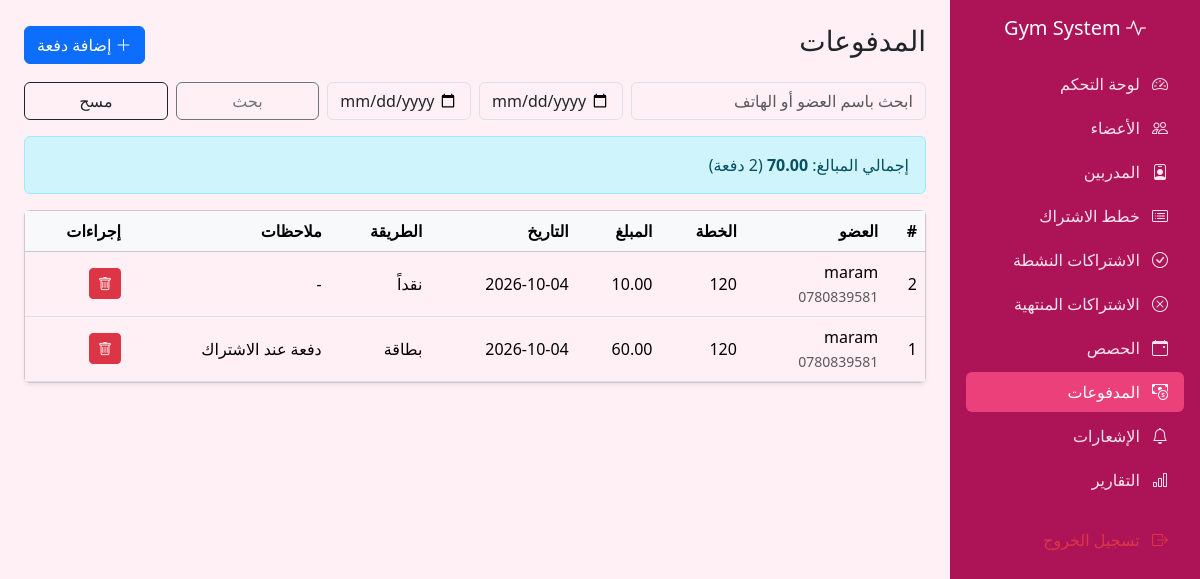
The app's page /payments.php (signed in) with its own data.
### tables this page shows
CREATE TABLE IF NOT EXISTS `payments` (
  `payment_id` int NOT NULL AUTO_INCREMENT,
  `subscription_id` int NOT NULL,
  `amount` decimal(10,2) NOT NULL,
  `payment_date` date NOT NULL,
  `payment_method` enum('cash','card','transfer') NOT NULL DEFAULT 'cash',
  `notes` varchar(255) DEFAULT NULL,
  PRIMARY KEY (`payment_id`),
  KEY `subscription_id` (`subscription_id`)
);

CREATE TABLE IF NOT EXISTS `members` (
  `member_id` int NOT NULL AUTO_INCREMENT,
  `full_name` varchar(100) NOT NULL,
  `phone` varchar(20) NOT NULL,
  `email` varchar(100) DEFAULT NULL,
  `gender` enum('male','female') NOT NULL,
  `birth_date` date DEFAULT NULL,
  `address` varchar(255) DEFAULT NULL,
  `photo` varchar(255) DEFAULT NULL,
  `join_date` date NOT NULL,
  `status` enum('active','inactive') NOT NULL DEFAULT 'active',
  `created_at` timestamp NULL DEFAULT CURRENT_TIMESTAMP,
  PRIMARY KEY (`member_id`)
);

CREATE TABLE IF NOT EXISTS `membership_plans` (
  `plan_id` int NOT NULL AUTO_INCREMENT,
  `plan_name` varchar(100) NOT NULL,
  `duration_days` int NOT NULL,
  `price` decimal(10,2) NOT NULL,
  `description` text,
  PRIMARY KEY (`plan_id`)
);

### includes/functions.php (called while the page is built)
<?php
function e($text) {
    return htmlspecialchars($text ?? '', ENT_QUOTES, 'UTF-8');
}

### payments.php (the view, shortened to what this page needs)
<?php
require_once 'config/db.php';
require_once 'includes/functions.php';
$search = trim($_GET['search'] ?? '');
$from   = trim($_GET['from'] ?? '');
$to     = trim($_GET['to'] ?? '');
$sql = "FROM Payments pay
        JOIN Subscriptions s ON s.subscription_id = pay.subscription_id
        JOIN Members m ON m.member_id = s.member_id
        JOIN Membership_plans p ON p.plan_id = s.plan_id
        WHERE 1=1";
$params = [];
$stmt = $pdo->prepare("SELECT pay.*, m.full_name, m.phone, p.plan_name $sql ORDER BY pay.payment_date DESC, pay.payment_id DESC");
$stmt->execute($params);
$payments = $stmt->fetchAll();
$stmt = $pdo->prepare("SELECT COALESCE(SUM(pay.amount), 0) $sql");
$stmt->execute($params);
$total = $stmt->fetchColumn();
$methods = ['cash' => 'نقداً', 'card' => 'بطاقة', 'transfer' => 'تحويل'];
include 'includes/header.php';
include 'includes/sidebar.php';
?>
<div class="d-flex justify-content-between align-items-center mb-3">
    <h3>المدفوعات</h3>
    <a href="Addpayments.php" class="btn btn-primary">
        <i class="bi bi-plus-lg"></i> إضافة دفعة
    </a>
</div>
<form method="GET" class="row g-2 mb-3">
    <div class="col-12 col-md-4">
        <input type="text" name="search" class="form-control"
               placeholder="ابحث باسم العضو أو الهاتف" value="<?= e($search) ?>">
    </div>
    <div class="col-6 col-md-2">
        <input type="date" name="from" class="form-control" value="<?= e($from) ?>" title="من تاريخ">
    </div>
    <div class="col-6 col-md-2">
        <input type="date" name="to" class="form-control" value="<?= e($to) ?>" title="إلى تاريخ">
    </div>
    <div class="col-6 col-md-2">
        <button class="btn btn-outline-secondary w-100">بحث</button>
    </div>
    <div class="col-6 col-md-2">
        <a href="payments.php" class="btn btn-outline-dark w-100">مسح</a>
    </div>
</form>
<div class="alert alert-info">
    إجمالي المبالغ: <strong><?= number_format($total, 2) ?></strong>
    (<?= count($payments) ?> دفعة)
</div>
<div class="card shadow-sm">
    <div class="table-responsive">
        <table class="table table-hover align-middle mb-0">
            <thead class="table-light">
                <tr>
                    <th>#</th>
                    <th>العضو</th>
                    <th>الخطة</th>
                    <th>المبلغ</th>
                    <th>التاريخ</th>
                    <th>الطريقة</th>
                    <th>ملاحظات</th>
                    <th>إجراءات</th>
                </tr>
            </thead>
            <tbody>
                <?php foreach ($payments as $pm): ?>
                <tr>
                    <td><?= $pm['payment_id'] ?></td>
                    <td><?= e($pm['full_name']) ?><br><small class="text-muted"><?= e($pm['phone']) ?></small></td>
                    <td><?= e($pm['plan_name']) ?></td>
                    <td><?= number_format($pm['amount'], 2) ?></td>
                    <td><?= e($pm['payment_date']) ?></td>
                    <td><?= e($methods[$pm['payment_method']] ?? $pm['payment_method']) ?></td>
                    <td><?= e($pm['notes'] ?: '-') ?></td>
                    <td>
                        <form method="POST" class="d-inline"
                              onsubmit="return confirm('متأكدة من حذف هاي الدفعة؟');">
                            <button class="btn btn-sm btn-danger">
                                <i class="bi bi-trash"></i>
                            </button>
                        </form>
                    </td>
                </tr>
                <?php endforeach; ?>
            </tbody>
        </table>
    </div>
</div>
<?php include 'includes/footer.php'; ?>

### assets/css/style.css (style rules this page uses)
body { --bs-body-bg: #fff0f5; background-color: #fff0f5 !important; }

### records on screen
payments: payment_id "2", members.full_name "maram", members.phone "0780839581", membership_plans.plan_name "120", amount "10.00", payment_date "2026-10-04", payment_method "نقداً", notes "-"
payments: payment_id "1", members.full_name "maram", members.phone "0780839581", membership_plans.plan_name "120", amount "60.00", payment_date "2026-10-04", payment_method "بطاقة", notes "دفعة عند الاشتراك"

### other values on screen
$total "70.00"
